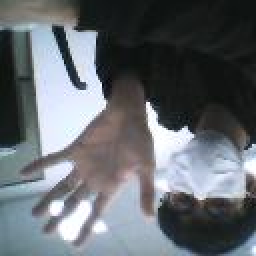
#> input picture dataset/Open_Hand/5-145-_png_jpg.rf.2uwbT3nZnw5IedFeOOt4.jpg, 128 x 128 px (shown 2 times larger)
$ python -i hand_detection.py   (imports and definitions only)
#> lines starting #> are read from the running program, lines starting #| are printed output that depends on the picture; after the words box and inside, x2 and y2 are one past the last pixel; in counts of white or black regions, pixels touching at a corner belong together
#> further down, picture is the input picture: shape (128, 128, 3); mean B, G, R 111.3, 106.4, 101.2
import cv2
import numpy as np

def segment_hand(frame):
    """Segments the hand region based on skin color in YCrCb color space."""
    roi = frame[100:400, 100:400]
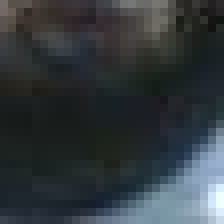
#> roi: shape (28, 28, 3) (shown 8 times larger); mean B, G, R 60.8, 57.1, 50.5
    cv2.rectangle(frame, (100, 100), (400, 400), (0, 255, 0), 2)

    ycrcb = cv2.cvtColor(roi, cv2.COLOR_BGR2YCrCb)
#> ycrcb: shape (28, 28, 3); mean of channels 0, 1, 2 68.6, 109.6, 119.3
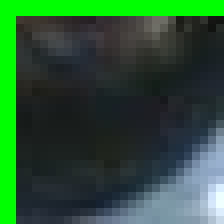
#> roi: shape (28, 28, 3) (shown 8 times larger); 13.78% of pixels changed, all inside (x1, y1, x2, y2) = (0, 0, 28, 28)
    blur = cv2.GaussianBlur(ycrcb, (11, 11), 0)
#> blur: shape (28, 28, 3); mean of channels 0, 1, 2 66.5, 111.2, 120.6

    # Define skin color range
    lower = np.array([0, 133, 77], dtype=np.uint8)
    upper = np.array([255, 173, 127], dtype=np.uint8)

    mask = cv2.inRange(blur, lower, upper)
#> mask: shape (28, 28); every value is 0
    mask = cv2.erode(mask, None, iterations=2)
    mask = cv2.dilate(mask, None, iterations=2)

    contours, _ = cv2.findContours(mask.copy(), cv2.RETR_EXTERNAL, cv2.CHAIN_APPROX_SIMPLE)
#> contours = []
    if len(contours) == 0:
        return None, None

    max_contour = max(contours, key=cv2.contourArea)
    if cv2.contourArea(max_contour) < 1000:
        return None, None

    return roi, max_contour

>>> import cv2
>>> picture = cv2.imread('dataset/Open_Hand/5-145-_png_jpg.rf.2uwbT3nZnw5IedFeOOt4.jpg')
>>> result = segment_hand(picture)

$ run again, on dataset/Open_Hand/5-195-_png_jpg.rf.vslF2oyEMoCYCJtOybxC.jpg
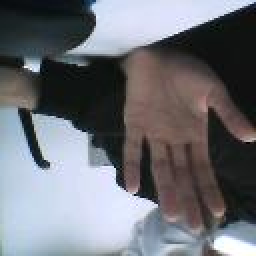
#> input picture dataset/Open_Hand/5-195-_png_jpg.rf.vslF2oyEMoCYCJtOybxC.jpg, 128 x 128 px (shown 2 times larger)
#> picture is the input picture: shape (128, 128, 3); mean B, G, R 118.5, 112.3, 110.3
#> ycrcb: shape (28, 28, 3); mean of channels 0, 1, 2 129.3, 111, 118.9
#> in segment_hand, `ycrcb = cv2.cvtColor(roi, cv2.COLOR_BGR2YCrCb)`:
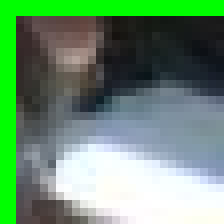
#> roi: shape (28, 28, 3) (shown 8 times larger); mean B, G, R 113.2, 144.4, 105.4
#> blur: shape (28, 28, 3); mean of channels 0, 1, 2 128.3, 112.6, 120.2
#> in segment_hand, `mask = cv2.inRange(blur, lower, upper)`:
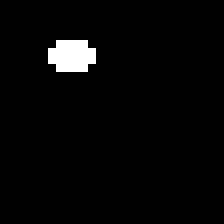
#> mask: shape (28, 28) (shown 8 times larger); 2.6% white; 1 white region, box (x1, y1, x2, y2) and area: (6, 5, 12, 9) 20
#> contours = []

$ run again, on dataset/Open_Hand/IMG_8266_jpg.rf.iplsJz3Z9i8i6gPSejaM.jpg
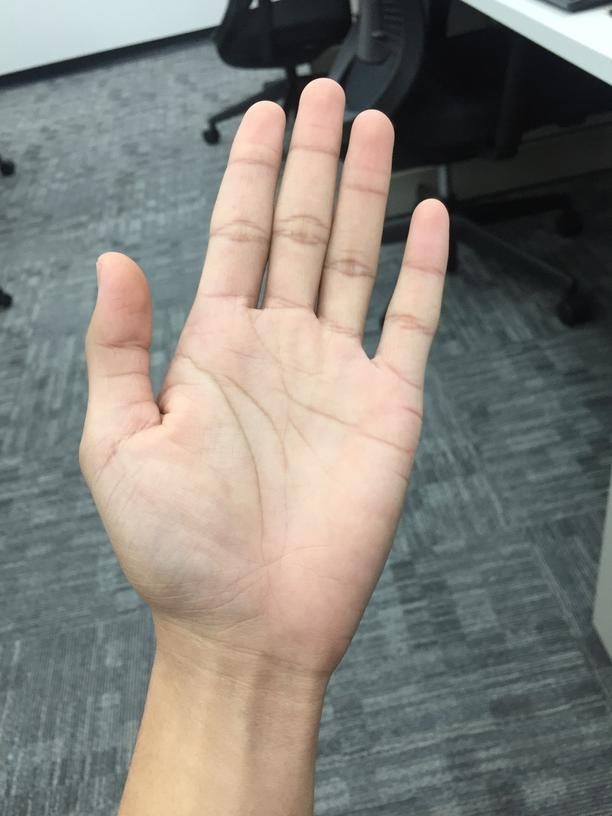
#> input picture dataset/Open_Hand/IMG_8266_jpg.rf.iplsJz3Z9i8i6gPSejaM.jpg, 612 x 816 px
#> picture is the input picture: shape (816, 612, 3); mean B, G, R 121.7, 128.3, 130.9
#> ycrcb: shape (300, 300, 3); mean of channels 0, 1, 2 171.2, 135.3, 117.6
#> in segment_hand, `ycrcb = cv2.cvtColor(roi, cv2.COLOR_BGR2YCrCb)`:
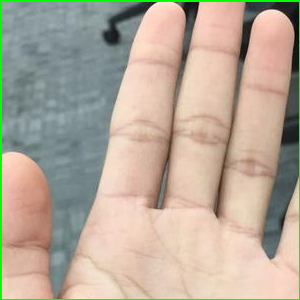
#> roi: shape (300, 300, 3); mean B, G, R 152.7, 169.6, 181.5
#> blur: shape (300, 300, 3); mean of channels 0, 1, 2 171.3, 135.8, 117.9
#> in segment_hand, `mask = cv2.erode(mask, None, iterations=2)`:
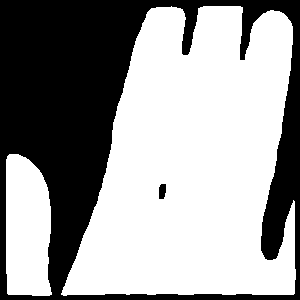
#> mask: shape (300, 300); 61.1% white; 2 black regions, box (x1, y1, x2, y2) and area: (0, 0, 300, 300) 34899, (159, 184, 166, 199) 93
#> contours = 2 contours; box (x1, y1, x2, y2) and area: (59, 4, 298, 298) 51674, (4, 152, 54, 298) 6342
#> max_contour = contour of 413 points, box (x1, y1, x2, y2) (59, 4, 298, 298), area 51674
